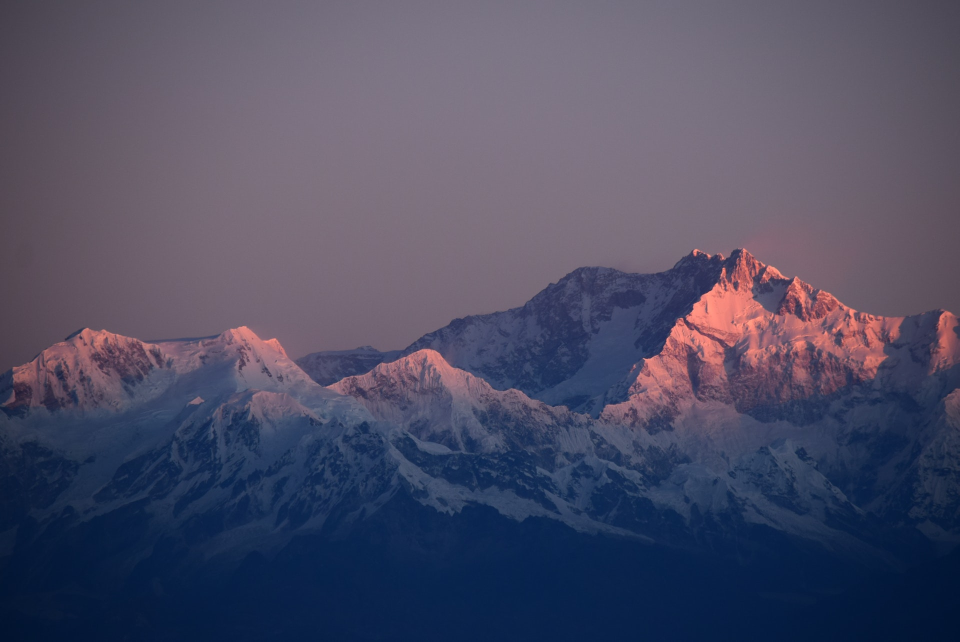
#> input picture tests/images/mountain.jpg, 1919 x 1283 px (shown at 1/2 size)
$ python -i main.py   (imports and definitions only)
#> lines starting #> are read from the running program, lines starting #| are printed output that depends on the picture
#  A command line interface for common image processing tasks.
#  Copyright (C) 2023  Cullen St-Clair

#  This program is free software: you can redistribute it and/or modify
#  it under the terms of the GNU General Public License as published by
#  the Free Software Foundation, either version 3 of the License, or
#  (at your option) any later version.

#  This program is distributed in the hope that it will be useful,
#  but WITHOUT ANY WARRANTY; without even the implied warranty of
#  MERCHANTABILITY or FITNESS FOR A PARTICULAR PURPOSE.  See the
#  GNU General Public License for more details.

#  You should have received a copy of the GNU General Public License
#  along with this program. If not, see <https://www.gnu.org/licenses/>.

from argparse import Namespace
from pathlib import Path

import numpy as np
from PIL import Image, UnidentifiedImageError

import operations as op
from parse_args import parse_args
from utils import get_file_size, get_kernel_from_terminal


# [160 lines left out: functions main, perform_operation, not called in this run]


# [6 lines not run here, left out]

>>> import cv2
>>> picture = cv2.imread('tests/images/mountain.jpg', cv2.IMREAD_GRAYSCALE)
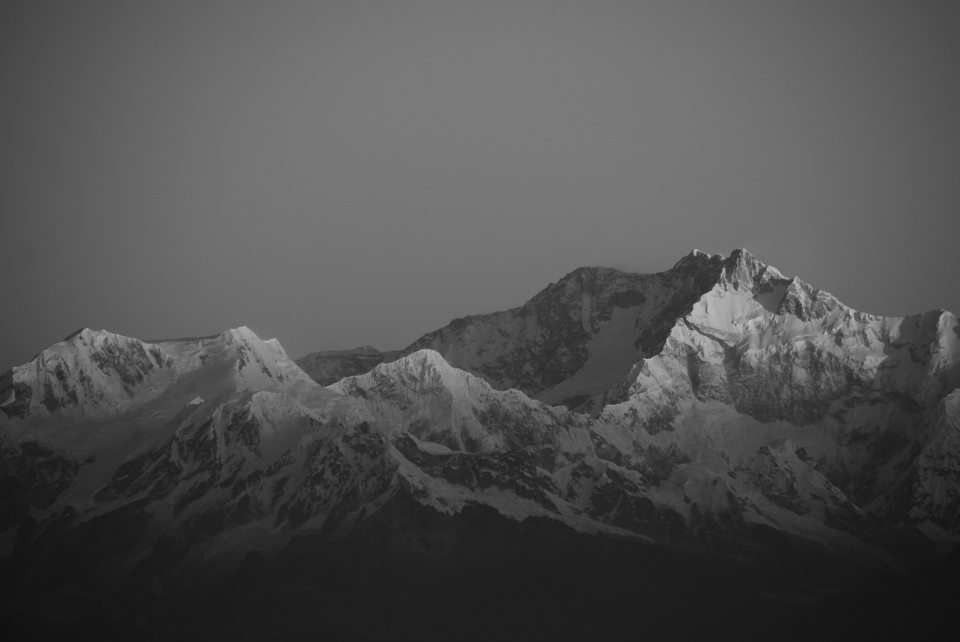
#> picture: shape (1283, 1919) (shown at 1/2 size); min 16, max 196, mean 80.1
>>> result = perform_operation(picture, 'out.png')
#> (the run stopped early here; a loop or call above may not have finished)
